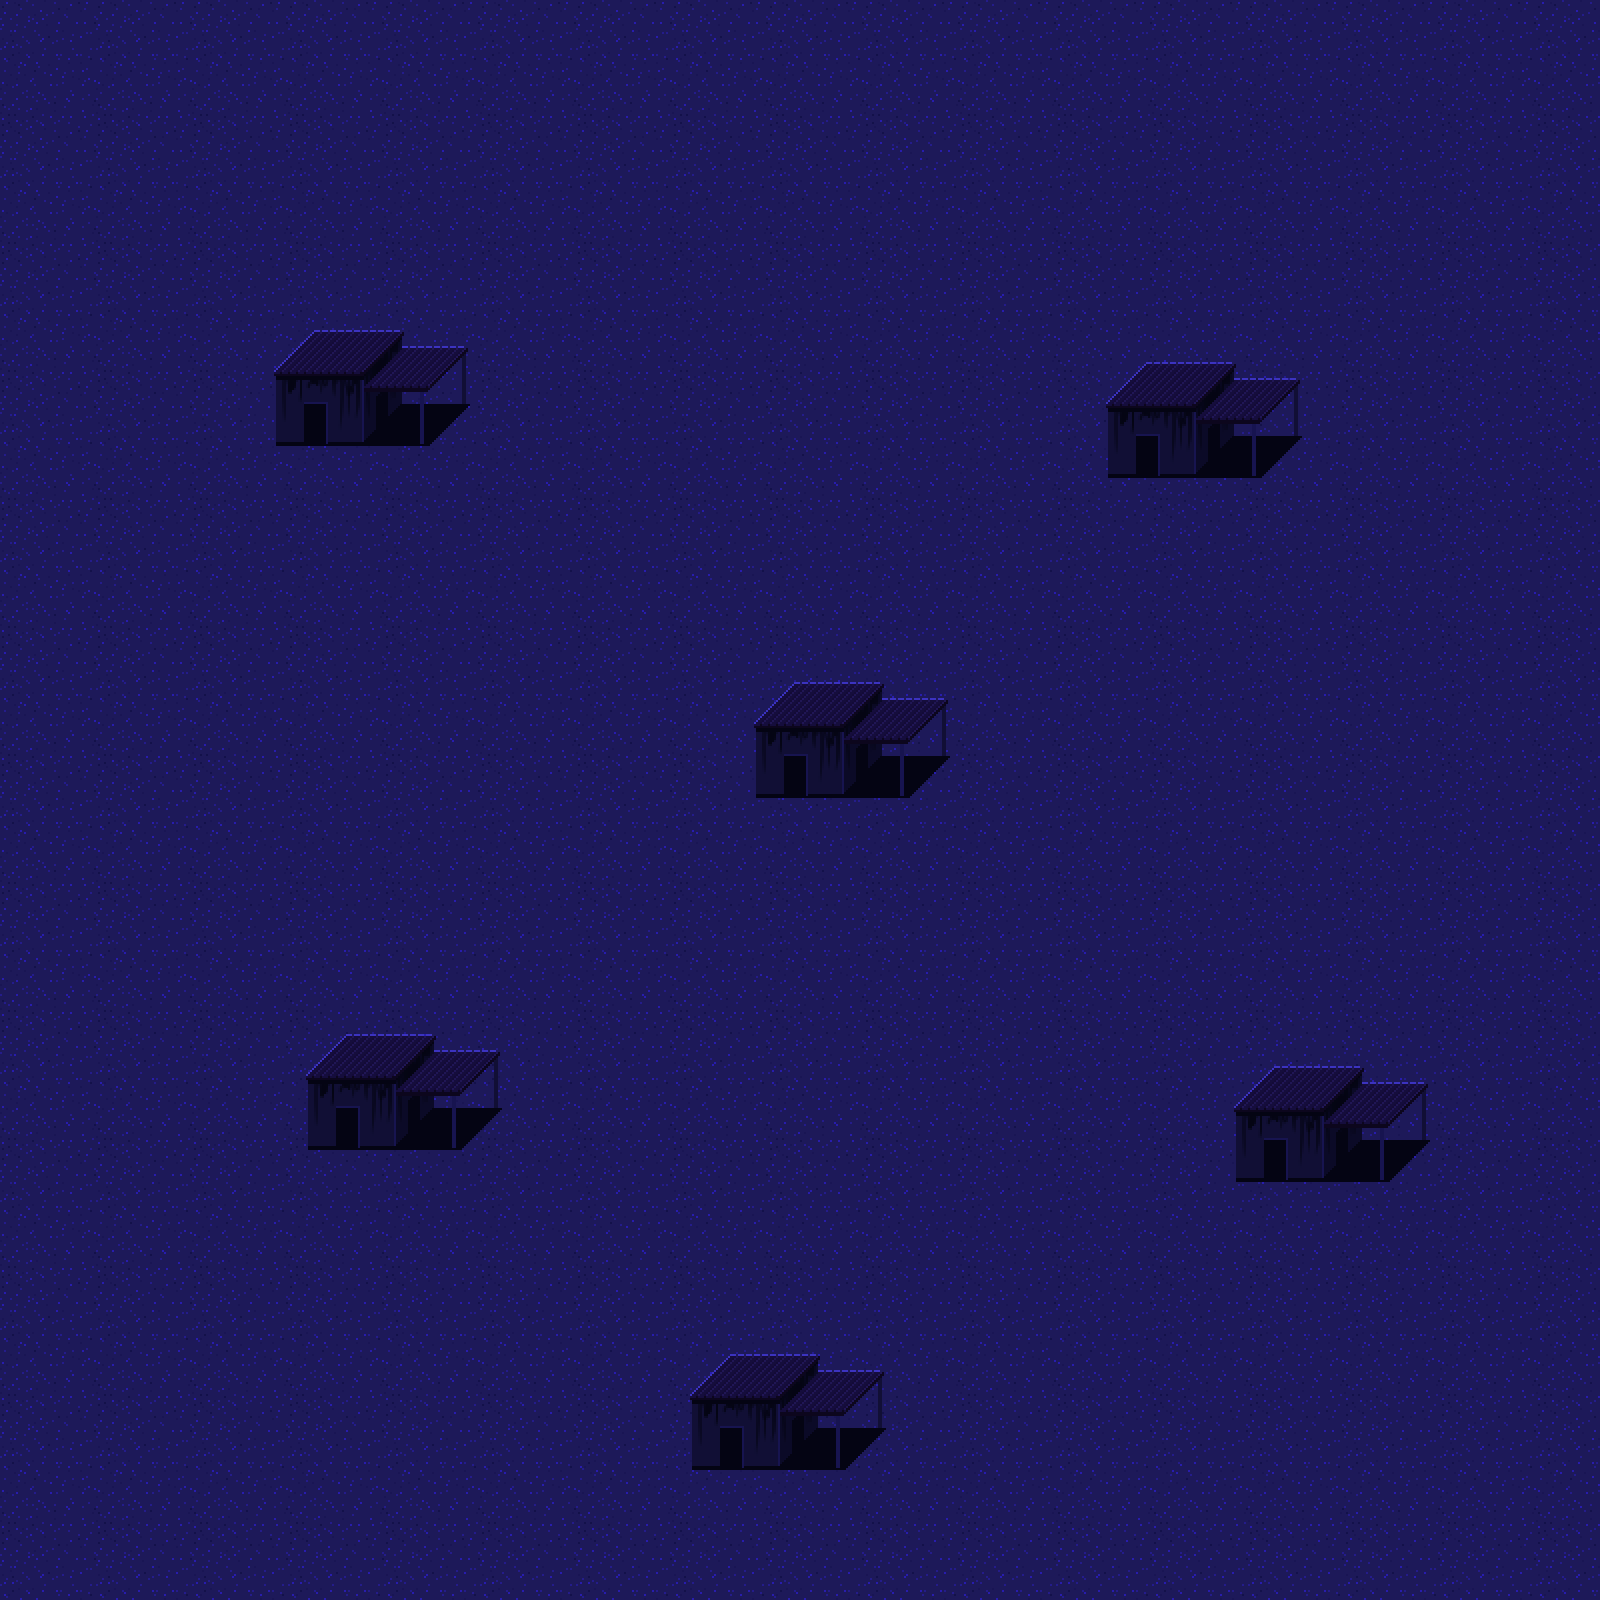

Below is a game level as drawn by its tile map, then a one-line description and the .tmx that defines it (tile-layer data replaced by summaries):
An orthogonal 50x50 tile map with 32x32 px tiles, 4 tile layers (bottom, middle, top, tile_sprites), 1 hidden layer not drawn, 2 tilesets.

<map version="1.10" tiledversion="1.11.2" orientation="orthogonal" renderorder="right-down" width="50" height="50" tilewidth="32" tileheight="32" infinite="0" nextlayerid="6" nextobjectid="1">
 <tileset firstgid="1" source="blue.tsx" />
 <tileset firstgid="1249" source="collision.tsx" />
 <layer id="4" name="bottom" width="50" height="50">
  <data>[2500 cells, 2500 non-empty, 12 distinct tile ids]</data>
 </layer>
 <layer id="3" name="middle" width="50" height="50">
  <data>[2500 cells, 168 non-empty, 28 distinct tile ids]</data>
 </layer>
 <layer id="1" name="top" width="50" height="50">
  <data>[2500 cells, 1 non-empty, 1 distinct tile ids]</data>
 </layer>
 <layer id="5" name="tile_sprites" width="50" height="50">
  <data>[2500 cells, 0 non-empty, 0 distinct tile ids]</data>
 </layer>
 <layer id="2" name="collision" width="50" height="50" visible="0">
  <data>[2500 cells, 168 non-empty, 1 distinct tile ids]</data>
 </layer>
</map>
